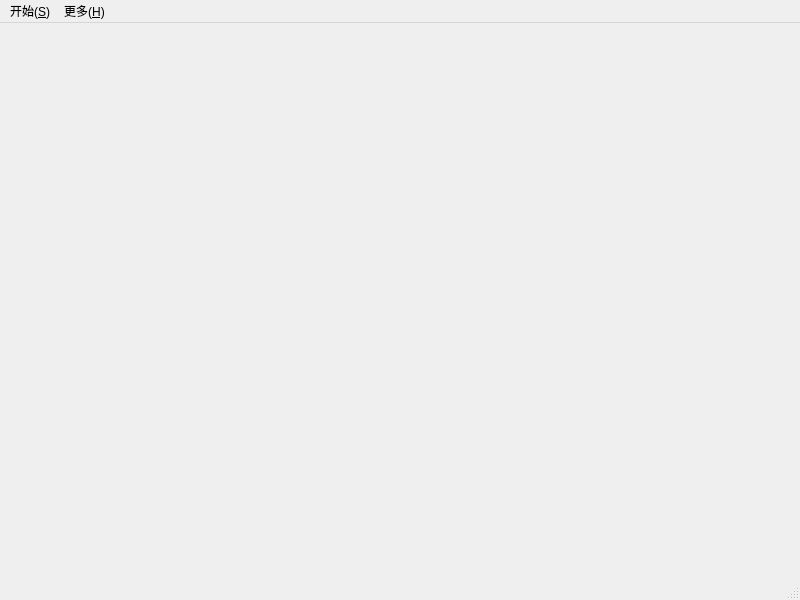
<?xml version="1.0" encoding="UTF-8"?>
<ui version="4.0">
 <class>MainWindow</class>
 <widget class="QMainWindow" name="MainWindow">
  <property name="geometry">
   <rect>
    <x>0</x>
    <y>0</y>
    <width>800</width>
    <height>600</height>
   </rect>
  </property>
  <property name="windowTitle">
   <string>MainWindow</string>
  </property>
  <widget class="QWidget" name="centralwidget"/>
  <widget class="QMenuBar" name="menubar">
   <property name="geometry">
    <rect>
     <x>0</x>
     <y>0</y>
     <width>800</width>
     <height>21</height>
    </rect>
   </property>
   <widget class="QMenu" name="menu_S">
    <property name="title">
     <string>开始(&amp;S)</string>
    </property>
    <addaction name="action_Beginner"/>
    <addaction name="action_Intermediate"/>
    <addaction name="action_Senior"/>
    <addaction name="action_Manual"/>
    <addaction name="separator"/>
    <addaction name="action_Newgame"/>
    <addaction name="separator"/>
    <addaction name="action_S"/>
    <addaction name="action_L"/>
    <addaction name="separator"/>
    <addaction name="action_Exit"/>
   </widget>
   <widget class="QMenu" name="menu_H">
    <property name="title">
     <string>更多(&amp;H)</string>
    </property>
    <addaction name="action_Rank"/>
    <addaction name="separator"/>
    <addaction name="action_B"/>
    <addaction name="action_Sound"/>
    <addaction name="action_Local"/>
    <addaction name="action_URL"/>
    <addaction name="separator"/>
    <addaction name="action_About"/>
   </widget>
   <addaction name="menu_S"/>
   <addaction name="menu_H"/>
  </widget>
  <widget class="QStatusBar" name="statusbar"/>
  <action name="action_Beginner">
   <property name="text">
    <string>初级(&amp;B)</string>
   </property>
  </action>
  <action name="action_Intermediate">
   <property name="text">
    <string>中级(&amp;I)</string>
   </property>
  </action>
  <action name="action_Senior">
   <property name="text">
    <string>高级(&amp;S)</string>
   </property>
  </action>
  <action name="action_Manual">
   <property name="text">
    <string>自定义(&amp;M)</string>
   </property>
  </action>
  <action name="action_Newgame">
   <property name="text">
    <string>新游戏(&amp;N)</string>
   </property>
  </action>
  <action name="action_Exit">
   <property name="text">
    <string>退出(&amp;E)</string>
   </property>
   <property name="shortcut">
    <string/>
   </property>
  </action>
  <action name="action_Method">
   <property name="text">
    <string>游戏方法(&amp;M)</string>
   </property>
  </action>
  <action name="action_Rank">
   <property name="text">
    <string>龙虎榜(&amp;R)</string>
   </property>
  </action>
  <action name="action_About">
   <property name="text">
    <string>关于作者(&amp;A)</string>
   </property>
  </action>
  <action name="action_S">
   <property name="text">
    <string>存档(&amp;C)</string>
   </property>
   <property name="shortcut">
    <string>Ctrl+S</string>
   </property>
  </action>
  <action name="action_L">
   <property name="text">
    <string>载入(&amp;L)</string>
   </property>
   <property name="shortcut">
    <string>Ctrl+R</string>
   </property>
  </action>
  <action name="action_Sound">
   <property name="text">
    <string>开/关音效(&amp;S)</string>
   </property>
  </action>
  <action name="action_B">
   <property name="text">
    <string>开/关背景音乐(&amp;B)</string>
   </property>
  </action>
  <action name="action_Local">
   <property name="text">
    <string>选择本地音乐(&amp;L)</string>
   </property>
  </action>
  <action name="action_URL">
   <property name="text">
    <string>选择在线音乐(&amp;U)</string>
   </property>
  </action>
 </widget>
 <resources/>
 <connections/>
</ui>
